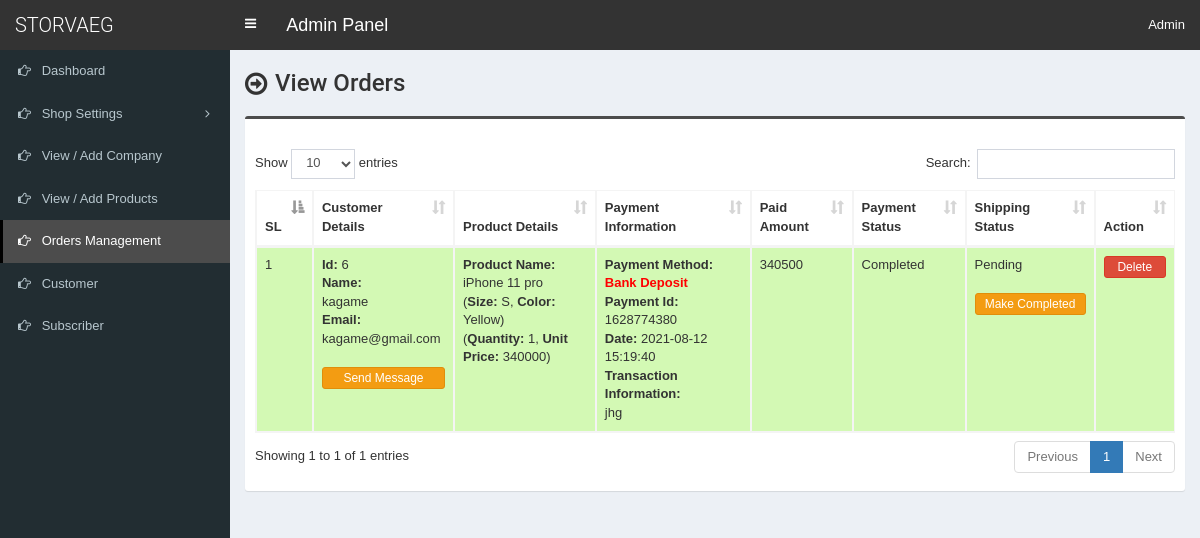
The app's page /admin/order.php with its own data.
### tables this page shows
CREATE TABLE `tbl_payment` (
  `id` int(11) NOT NULL,
  `customer_id` int(11) NOT NULL,
  `customer_name` varchar(255) NOT NULL,
  `customer_email` varchar(255) NOT NULL,
  `payment_date` varchar(50) NOT NULL,
  `txnid` varchar(255) NOT NULL,
  `paid_amount` int(11) NOT NULL,
  `card_number` varchar(50) NOT NULL,
  `card_cvv` varchar(10) NOT NULL,
  `card_month` varchar(10) NOT NULL,
  `card_year` varchar(10) NOT NULL,
  `bank_transaction_info` text NOT NULL,
  `payment_method` varchar(20) NOT NULL,
  `payment_status` varchar(25) NOT NULL,
  `shipping_status` varchar(20) NOT NULL,
  `payment_id` varchar(255) NOT NULL
);

CREATE TABLE `tbl_order` (
  `id` int(11) NOT NULL,
  `product_id` int(11) NOT NULL,
  `product_name` varchar(255) NOT NULL,
  `size` varchar(100) NOT NULL,
  `color` varchar(100) NOT NULL,
  `quantity` varchar(50) NOT NULL,
  `unit_price` varchar(50) NOT NULL,
  `payment_id` varchar(255) NOT NULL
);

### admin/order.php (the view, shortened to what this page needs)
<?php require_once('header.php'); ?>
<section class="content-header">
	<div class="content-header-left">
		<h1>View Orders</h1>
	</div>
</section>
<section class="content">
  <div class="row">
    <div class="col-md-12">
      <div class="box box-info">
        <div class="box-body table-responsive">
          <table id="example1" class="table table-bordered table-striped">
			<thead>
			    <tr>
			        <th>SL</th>
                    <th>Customer Details</th>
			        <th>Product Details</th>
                    <th>
                    	Payment Information
                    </th>
                    <th>Paid Amount</th>
                    <th>Payment Status</th>
                    <th>Shipping Status</th>
			        <th>Action</th>
			    </tr>
			</thead>
            <tbody>
            	<?php
            	$i=0;
            	$statement = $pdo->prepare("SELECT * FROM tbl_payment ORDER by id DESC");
            	$statement->execute();
            	$result = $statement->fetchAll(PDO::FETCH_ASSOC);
            	foreach ($result as $row) {
            		$i++;
            		?>
					<tr class="<?php if($row['payment_status']=='Pending'){echo 'bg-r';}else{echo 'bg-g';} ?>">
	                    <td><?php echo $i; ?></td>
	                    <td>
                            <b>Id:</b> <?php echo $row['customer_id']; ?><br>
                            <b>Name:</b><br> <?php echo $row['customer_name']; ?><br>
                            <b>Email:</b><br> <?php echo $row['customer_email']; ?><br><br>
                            <a href="#" data-toggle="modal" data-target="#model-<?php echo $i; ?>"class="btn btn-warning btn-xs" style="width:100%;margin-bottom:4px;">Send Message</a>
                        </td>
                        <td>
                           <?php
                           $statement1 = $pdo->prepare("SELECT * FROM tbl_order WHERE payment_id=?");
                           $statement1->execute(array($row['payment_id']));
                           $result1 = $statement1->fetchAll(PDO::FETCH_ASSOC);
                           foreach ($result1 as $row1) {
                                echo '<b>Product Name:</b> '.$row1['product_name'];
                                echo '<br>(<b>Size:</b> '.$row1['size'];
                                echo ', <b>Color:</b> '.$row1['color'].')';
                                echo '<br>(<b>Quantity:</b> '.$row1['quantity'];
                                echo ', <b>Unit Price:</b> '.$row1['unit_price'].')';
                                echo '<br><br>';
                           }
                           ?>
                        </td>
                        <td>
                        	<?php if($row['payment_method'] == 'PayPal'): ?>
                        		<b>Payment Method:</b> <?php echo '<span style="color:red;"><b>'.$row['payment_method'].'</b></span>'; ?><br>
                        		<b>Payment Id:</b> <?php echo $row['payment_id']; ?><br>
                        		<b>Date:</b> <?php echo $row['payment_date']; ?><br>
                        		<b>Transaction Id:</b> <?php echo $row['txnid']; ?><br>
                        	<?php elseif($row['payment_method'] == 'Bank Deposit'): ?>
                        		<b>Payment Method:</b> <?php echo '<span style="color:red;"><b>'.$row['payment_method'].'</b></span>'; ?><br>
                        		<b>Payment Id:</b> <?php echo $row['payment_id']; ?><br>
								<b>Date:</b> <?php echo $row['payment_date']; ?><br>
                        		<b>Transaction Information:</b> <br><?php echo $row['bank_transaction_info']; ?><br>
                        	<?php endif; ?>
                        </td>
                        <td><?php echo $row['paid_amount']; ?></td>
                        <td>
                            <?php echo $row['payment_status']; ?>
                            <br><br>
                        </td>
                        <td>
                            <?php echo $row['shipping_status']; ?>
                            <br><br>
                            <?php
                            if($row['payment_status']=='Completed') {
                                if($row['shipping_status']=='Pending'){
                                    ?>
                                    <a href="shipping-change-status.php?id=<?php echo $row['id']; ?>&task=Completed" class="btn btn-warning btn-xs" style="width:100%;margin-bottom:4px;">Make Completed</a>
                                    <?php
                                }
                            }
                            ?>
                        </td>
	                    <td>
                            <a href="#" class="btn btn-danger btn-xs" data-href="order-delete.php?id=<?php echo $row['id']; ?>" data-toggle="modal" data-target="#confirm-delete" style="width:100%;">Delete</a>
	                    </td>
	                </tr>
            		<?php
            	}
            	?>
            </tbody>
          </table>
        </div>
      </div>
</section>
<?php require_once('footer.php'); ?>

### admin/style.css (style rules this page uses)
body { font-size: 13px; font-family: 'Poppins', sans-serif; }
.content-header>h1, .content-header .content-header-left h1 { font-family: 'Roboto', sans-serif; }
.box-info { padding-top: 20px; }
.content-header { overflow: hidden; }
.content-header .content-header-left { float: left; padding-top: 5px; }
.content-header .content-header-left h1 { margin-top: 0; margin-bottom: 0; padding-left: 30px; padding-bottom: 5px; font-size: 24px; position: relative; }
.content-header .content-header-left h1:before { position: absolute; top: 0; left: 0; font-family: 'FontAwesome', sans-serif; font-size: 26px; content: '\f18e'; }
.box.box-info { border-top-color: #4c4c4c; }
.bg-g { background: #d3f9b4!important; }

### records on screen
tbl_payment: customer "6", customer_name "kagame", customer_email "kagame@gmail.com", payment_method "Bank Deposit", payment "1628774380", payment_date "2021-08-12 15:19:40", bank_transaction_info "jhg", paid_amount "340500", payment_status "Completed", shipping_status "Pending"
tbl_order: product_name "iPhone 11 pro", size "S", color "Yellow", quantity "1", unit_price "340000"
